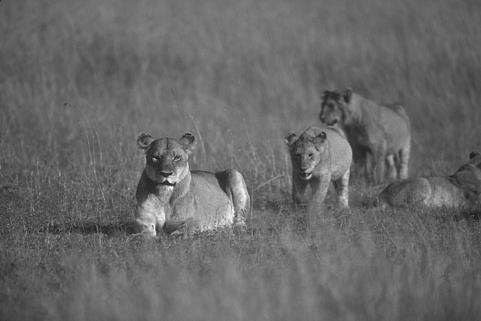
#> input picture data/images/lions_grayscale.jpg, 481 x 321 px
$ python main.py
#> lines starting #> are read from the running program, lines starting #| are printed output that depends on the picture
### src/utils/image_to_numpy_array.py
import numpy as np
from PIL import Image


def convert_image_to_numpy_array(image_path):
    # Load the image using Pillow
#> called with image_path = './data/images/lions_grayscale.jpg'
    img = Image.open(image_path)
#> img is the input picture: PIL image 481x321 L; min 23, max 255, mean 104.3

    # Convert the grayscale image to a numpy array
    img_array = np.array(img)

    # Reshape the array to have a shape of (H, W, 1)
    img_array = img_array[:, :, np.newaxis]

    return img_array


# [5 lines of commented-out code are left out]

### src/gaussian_kernel.py
from src.gaussian_function import gaussian_function


# Creates a Gaussian kernel with the gaussian function
def create_gaussian_kernel(size, sigma):
#> called with size = 3, sigma = 0.5
    kernel = []
    kernel_sum = 0  # For normalizing kernel
    offset = size // 2  # To keep the kernel around 0

    for i in range(-offset, offset + 1):
        row = []
        for j in range(-offset, offset + 1):
            # Calculate the 2D Gaussian value (since this is a 2D kernel)
            value = gaussian_function(i, sigma) * gaussian_function(j, sigma)
            row.append(value)
            kernel_sum += value
        kernel.append(row)

    # normalize kernel
    for i in range(size):
        for j in range(size):
            kernel[i][j] /= kernel_sum

    return kernel

### src/convolution.py
import numpy as np
from scipy.signal import convolve2d


# Function performs 2D convolution of a grayscale image and a kernel
# Image shape (H,W,1)
# Kernel shape (K_H, K_W)
# Returns Convolved image with (H,W,1)

def convolve_image_with_kernel(image, kernel):
    # Check if image has 3 dimensions (H,W,C) and C should be 1 for grayscale
    if len(image.shape) == 3 and image.shape[2] == 1:
        # Squeeze the third dimension to get a 2D image (H, W) for convolution.
        image_2d = np.squeeze(image, axis=2)
    else:
        raise ValueError("Input image must have shape (H, W, 1) for grayscale images.")

    # Perform 2D convolution using scipy's convolved2d
    convolved_image = convolve2d(image_2d, kernel, mode='same', boundary='fill', fillvalue=0)

    # Expand dimensions back to (H,W,1) after convolution
    convolved_image_3d = np.expand_dims(convolved_image, axis=2)

    return convolved_image_3d

### src/derivative_gaussian_kernel.py
from src.gaussian_derivative import gaussian_derivative
from src.gaussian_function import gaussian_function


def generate_derivative_gaussian_kernel(size, sigma):
#> called with size = 3, sigma = 0.5
    kernel_x = [[0 for _ in range(size)] for _ in range(size)]
    kernel_y = [[0 for _ in range(size)] for _ in range(size)]

    center = size // 2
    for i in range(size):
        for j in range(size):
            x = i - center
            y = j - center
            kernel_x[i][j] = gaussian_derivative(x, sigma) * gaussian_function(y, sigma)
            kernel_y[i][j] = gaussian_function(x, sigma) * gaussian_derivative(y, sigma)
#> in convolve_image_with_kernel (call 3), `convolved_image = convolve2d(image_2d, kernel, mode='same', boundary='..`:
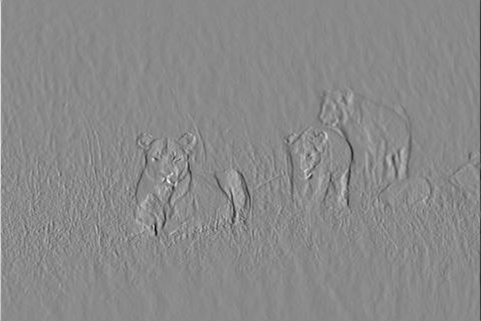
#> convolved_image: shape (321, 481) float64; min -108.2, max 91.99, mean 0; drawn with min black and max white

    return kernel_x, kernel_y

### src/magnitude.py
import numpy as np
import cv2


def compute_gradient_magnitude(x_image, y_image, sigma):
    # I_x & I_y are the images convoluted with gaussian derivatives in the x and y directions
#> called with sigma = 0.5
    I_x = x_image
    I_y = y_image

    # Compute the magnitude of the gradient at each pixel
    magnitude = np.sqrt(I_x ** 2 + I_y ** 2)

    return magnitude

### src/gradient_orientation.py
import numpy as np
import matplotlib.pyplot as plt


def compute_gradient_orientation(Gx, Gy):
    # Calculates the gradient orientation using arctan function
    orientation = np.arctan2(Gy, Gx)

    # Change from radians to degrees
    orientation = np.mod(orientation + 360, 360)
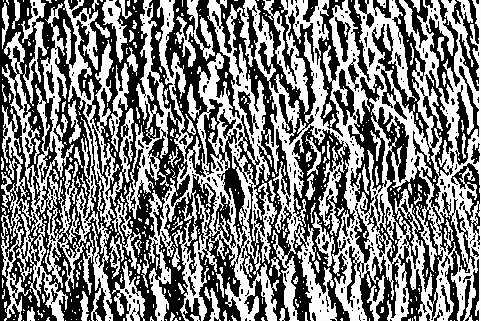
#> orientation: shape (321, 481, 1) float64; min 0, max 360, mean 176.8; drawn with min black and max white

    return orientation


# [9 lines left out: function visualize_orientation, not called in this run]

### src/non_maximum_suppresion.py
import numpy as np


# Performs Non-Maximum Suppression on the gradient magnitude and direction.

def non_maximum_suppression(magnitude, direction):

    # Initialize the output array with zeros
    rows = magnitude.shape[0]
#> rows = 321
    cols = magnitude.shape[1]
#> cols = 481
    suppressed = np.zeros((rows, cols), dtype=np.float32)

    # Convert directions to range [0, 180)
    direction = direction % 180
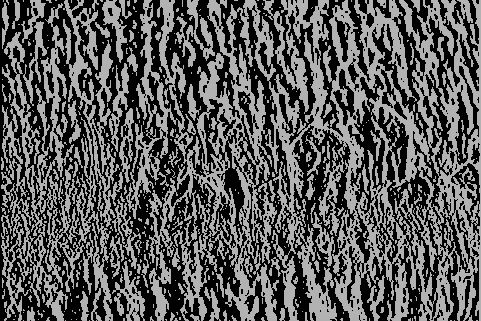
#> direction: shape (321, 481, 1) float64; min 0, max 180, mean 88.4

    # Loop through every pixel in the gradient magnitude image
    for i in range(1, rows - 1):
        for j in range(1, cols - 1):
            # Get the magnitude and direction at the current pixel
            current_mag = magnitude[i, j]
            current_dir = direction[i, j]

            # Determine the two neighboring pixels to compare based on the gradient direction
            if (0 <= current_dir < 22.5) or (157.5 <= current_dir < 180):
                # 0 degree (horizontal edge), compare with left and right pixels
                neighbor1 = magnitude[i, j - 1]
                neighbor2 = magnitude[i, j + 1]
            elif 22.5 <= current_dir < 67.5:
                # 45 degrees, compare with top-right and bottom-left pixels
                neighbor1 = magnitude[i - 1, j + 1]
                neighbor2 = magnitude[i + 1, j - 1]
            elif 67.5 <= current_dir < 112.5:
                # 90 degrees (vertical edge), compare with top and bottom pixels
                neighbor1 = magnitude[i - 1, j]
                neighbor2 = magnitude[i + 1, j]
            elif 112.5 <= current_dir < 157.5:
                # 135 degrees, compare with top-left and bottom-right pixels
                neighbor1 = magnitude[i - 1, j - 1]
                neighbor2 = magnitude[i + 1, j + 1]

                # Suppress the non-maximum pixels
            if current_mag >= neighbor1 and current_mag >= neighbor2:
                suppressed[i, j] = current_mag
            else:
                suppressed[i, j] = 0
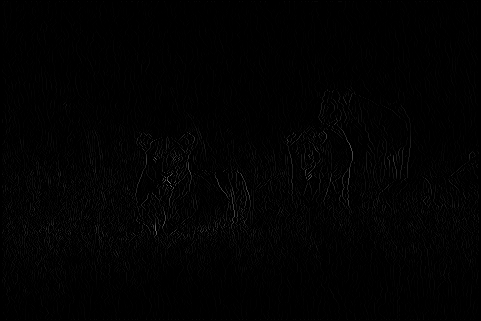
#> suppressed: shape (321, 481) float32; min 0, max 130.6, mean 2

    return suppressed

### src/hystersis_thresholding.py
import numpy as np

# Function will perform hystersis thresholding with the following threshold values
low_threshold = 50
high_threshold = 100

# Constants for strong and weak pixels
weak_pixel = 75
strong_pixel = 255


def hysteresis_thresholding(gradient_magnitude):
    # Create an empty array for the result
    result = np.zeros_like(gradient_magnitude, dtype=np.uint8)

    # Mark the strong pixels
    strong_x, strong_y, strong_z = np.where(gradient_magnitude >= high_threshold)
#> strong_x = [180, 181, 182, 183, 186, 186, 186, 228, 229, 230]; strong_y = [167, 168, 169, 170, 170, 171, 172, 155, 155, 155]; strong_z = [0, 0, 0, 0, 0, 0, 0, 0, 0, 0]
    strong_x, strong_y, strong_z = np.where(gradient_magnitude >= high_threshold)


    # Mark the weak pixels
    weak_x, weak_y, weak_z = np.where((gradient_magnitude >= low_threshold) & (gradient_magnitude < high_threshold))
#> weak_x = 1820 values from 0 to 320; weak_y = 1820 values, max 480 at index 480, min 0 at index 0, mean 244.1; weak_z = 1820 values from 0 to 0
    result[weak_x, weak_y, weak_z] = weak_pixel

    # Remove weak pixels unless connected to strong pixels
    for i in range(1, gradient_magnitude.shape[0] - 1):
        for j in range(1, gradient_magnitude.shape[1] - 1):
            for k in range(1, gradient_magnitude.shape[2] - 1):
                if result[i, j, k] == weak_pixel:
                    # Check if the weak pixel is connected to a strong pixel in its 26-neighbor region
                    if (result[i - 1:i + 2, j - 1:j + 2, k - 1:k + 2] == strong_pixel).any():
                        result[i, j, k] = strong_pixel
                    else:
                        result[i, j, k] = 0  # Suppress weak pixel if not connected to strong pixel
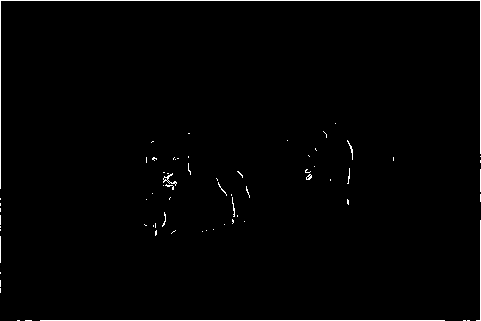
#> result: shape (321, 481, 1); values 0 (black) and 75 (white), 1.2% white in thin lines or dots

    return result

### src/utils/plot_results.py
import matplotlib.pyplot as plt


def display_matrix(matrix):
    # Display the grayscale matrix as an image
    plt.imshow(matrix, cmap="gray", vmin=0, vmax=255)
    plt.colorbar()
    plt.show()
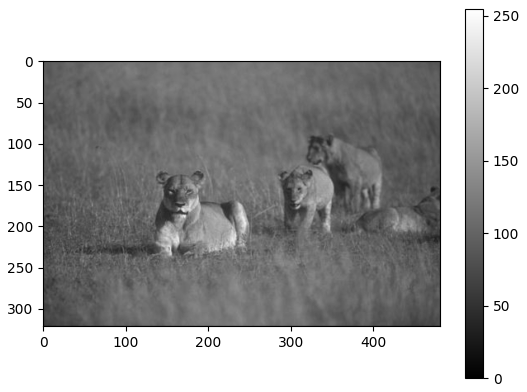
#> figure drawn by matplotlib, 2 panels

### src/canny_algorithm.py
from src.utils.image_to_numpy_array import convert_image_to_numpy_array
from src.gaussian_kernel import create_gaussian_kernel
from src.derivative_gaussian_kernel import generate_derivative_gaussian_kernel
from src.convolution import convolve_image_with_kernel
from src.magnitude import compute_gradient_magnitude
from src.gradient_orientation import compute_gradient_orientation
from src.non_maximum_suppresion import non_maximum_suppression
from src.hystersis_thresholding import hysteresis_thresholding
from src.utils.plot_results import display_matrix


def canny_edge_detector(image, kernel_size, sigma):
    # Convert images to numpy arrays
    image_np_array = convert_image_to_numpy_array(image)

    # Create Gaussian kernel (3X3 with sigma of 1)
    gaussian_kernel = create_gaussian_kernel(kernel_size, sigma)

    # Perform convolution with gaussian kernel
    filtered_image = convolve_image_with_kernel(image_np_array, gaussian_kernel)

    # Generate Gaussian derivative
    x_derivative, y_derivative = generate_derivative_gaussian_kernel(kernel_size, sigma)

    # Perform convolution with gaussian derivatives
    x_derivative_image = convolve_image_with_kernel(filtered_image, x_derivative)
    y_derivative_image = convolve_image_with_kernel(filtered_image, y_derivative)

    # Compute magnitude
    magnitude = compute_gradient_magnitude(x_derivative_image, y_derivative_image, sigma)

    # Compute gradient orientation
    orientation = compute_gradient_orientation(x_derivative_image, y_derivative_image)

    # Calculate the non-maximum suppression
    nms = non_maximum_suppression(magnitude, orientation)

    # Perform Hysteresis Threshold
    threshold = hysteresis_thresholding(magnitude)

    display_matrix(filtered_image)
    display_matrix(x_derivative_image)
#> in display_matrix (call 2), `plt.show()`:
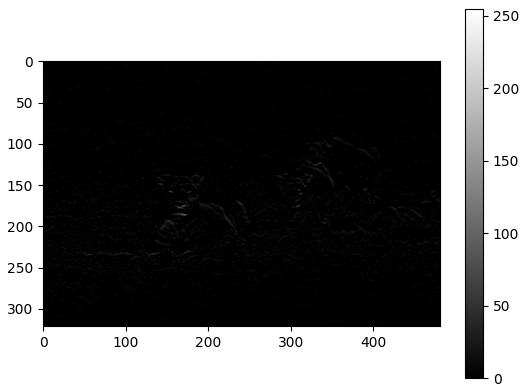
#> figure drawn by matplotlib, 2 panels
    display_matrix(y_derivative_image)
    display_matrix(magnitude)
    display_matrix(nms)
    display_matrix(threshold)

### src/gaussian_function.py
import math

# Define the 1D Gaussian function using the gaussian equation
def gaussian_function(x, sigma):
    exponent = - (x ** 2) / (2 * sigma ** 2)
    return math.exp(exponent)

### src/gaussian_derivative.py
from src.gaussian_function import gaussian_function

# This function computes the derivative of the Gaussian equation
def gaussian_derivative(x, sigma):
    return -x / (sigma**2) * gaussian_function(x, sigma)

### main.py
from src.canny_algorithm import canny_edge_detector

golfer_image = "data/images/golfer_grayscale.jpg"
bear_image = "./data/images/bear_grayscale.jpg"
lions_image = "./data/images/lions_grayscale.jpg"

# canny_edge_detector(golfer_image, 3, 1)
# canny_edge_detector(bear_image, 3, 3)
canny_edge_detector(lions_image, 3, .5)
